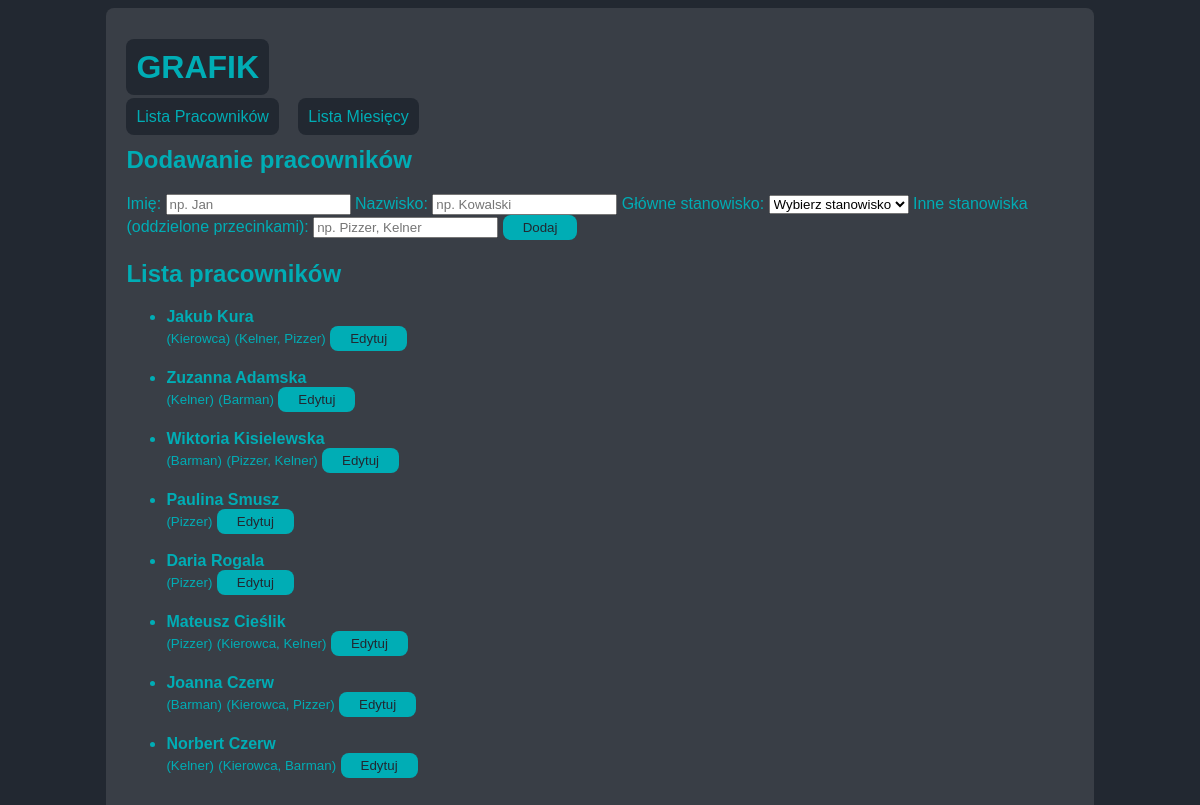
The app's page /list_employees, older data.
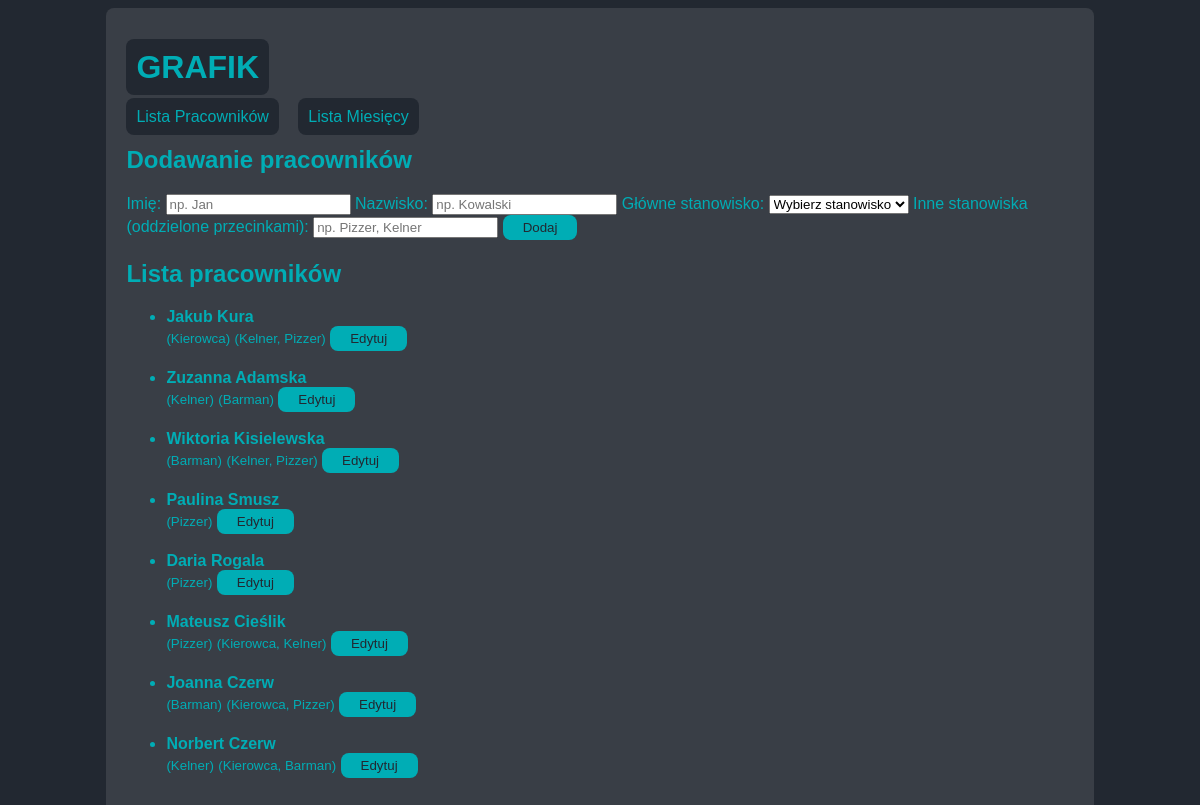
The same page, newer data.
### tables this page shows
CREATE TABLE employees(
id INTEGER PRIMARY KEY AUTOINCREMENT,
name TEXT NOT NULL,
surname TEXT NOT NULL,
positions TEXT not null,
active INTEGER NOT NULL DEFAULT 1 CHECK (active IN (0, 1)),
created_at TEXT NOT NULL DEFAULT (datetime('now'))
);

### app.py (the view, shortened to what this page needs)
@app.route("/list_employees", methods=["GET","POST"])
def list_employees():
    db = get_db()
    raw_employees = db.execute("SELECT id, name, surname, positions, active, created_at FROM employees ORDER by created_at DESC").fetchall()
    employees = []
    for emp in raw_employees:
        emp_data = dict(emp)
        if emp_data.get('positions'):
            try:
                emp_data['positions'] = json.loads(emp_data['positions'])
            except json.JSONDecodeError:
                emp_data['positions'] = {}
        else:
            emp_data['positions'] = {}
        employees.append(emp_data)
    return render_template("list_employees.html", employees=employees)

### app.py (called while the page is built)
def get_db():
    if "db" not in g:
        conn = sqlite3.connect(DATABASE)
        conn.row_factory = sqlite3.Row
        conn.execute("PRAGMA foreign_keys = ON;")
        g.db = conn
    return g.db

### templates/list_employees.html (shortened to what this page needs)
{% extends "index.html" %}
    {% block content %}
    <h2>Dodawanie pracowników</h2>
    <form method="post" action="{{ url_for('list_employees') }}">
        <label for="name">Imię:</label>
        <input type="text" name="name" id="name" required placeholder="np. Jan">
        <label for="surname">Nazwisko:</label>
        <input type="text" name="surname" id="surname" required placeholder="np. Kowalski">
        <label for="main_position">Główne stanowisko:</label>
        <select name="main_position" id="main_position" required>
            <option value="">Wybierz stanowisko</option>
        </select>
        <label for="other_positions">Inne stanowiska (oddzielone przecinkami):</label>
        <input type="text" name="other_positions" id="other_positions" placeholder="np. Pizzer, Kelner">
        <button type="submit">Dodaj</button>
    </form>
    <h2>Lista pracowników</h2>
{% if employees|length == 0 %}
<h3>Brak pracowników na liście</h3>
{% else %}
    <ul>
        {% for employee in employees %}
            <li class="employee-item">
                <div class="employee-title">
                    <strong>{{ employee["name"] }} {{ employee["surname"] }}</strong>
                    <br>
                    <small>({{ employee['positions']['main_position'] }})</small>
                    {%if employee['positions']['other_positions'] != ['None'] and employee['positions']['other_positions'] != [] %}<small>({{ employee['positions']['other_positions']|join(', ') }})</small>{% endif %}
                    <form method="get" action='{{ url_for('edit_employee', employee_id=employee['id']) }}' style="display:inline;">
                        <button type="submit">Edytuj</button>
                    </form>
                </div>
                <br>
            </li>
        {% endfor %}
    </ul>
{% endif %}
    {% endblock %}

### templates/index.html (shortened to what this page needs)
<!DOCTYPE html>
<html lang="en">
<head>
    <link rel="stylesheet" href="{{ url_for('static', filename='CSS/style.css') }}">
</head>
<body>
    <div class="container">
    <header>
        <div class="nav">
        <h1><a href="{{ url_for('index') }}">GRAFIK</a></h1>
        <a href="{{ url_for('list_employees') }}">Lista Pracowników</a>
        <a href="{{ url_for('add_month') }}">Lista Miesięcy</a>
        </div>
    </header>
    <section class="content">
    {% block content %}{% endblock %}
    </section>
    </div>
</body>
</html>

### static/CSS/style.css (style rules this page uses)
:root { --body_color: #222831; --main_color: #393E46; --text_color: #00ADB5; }
body { background-color: var(--body_color, value); color: var(--text_color, value); font-family: Arial, sans-serif; }
.container { width: 80%; margin: 0 auto; background-color: var(--main_color, value); padding: 20px; border-radius: 8px; }
a { color: #EEEEEE; text-decoration: none; margin-right: 15px; margin-top: 10px; background-color: var(--body_color); color: var(--text_color); border-radius: 8px; padding: 10px; }
button { background-color: var(--text_color); color: var(--body_color); border: none; padding: 5px 20px; border-radius: 8px; cursor: pointer; }

Row changes from the older to the newer data that the page shows:
changed employees "Wiktoria": positions.other_positions "Pizzer, Kelner" → "Kelner, Pizzer"
